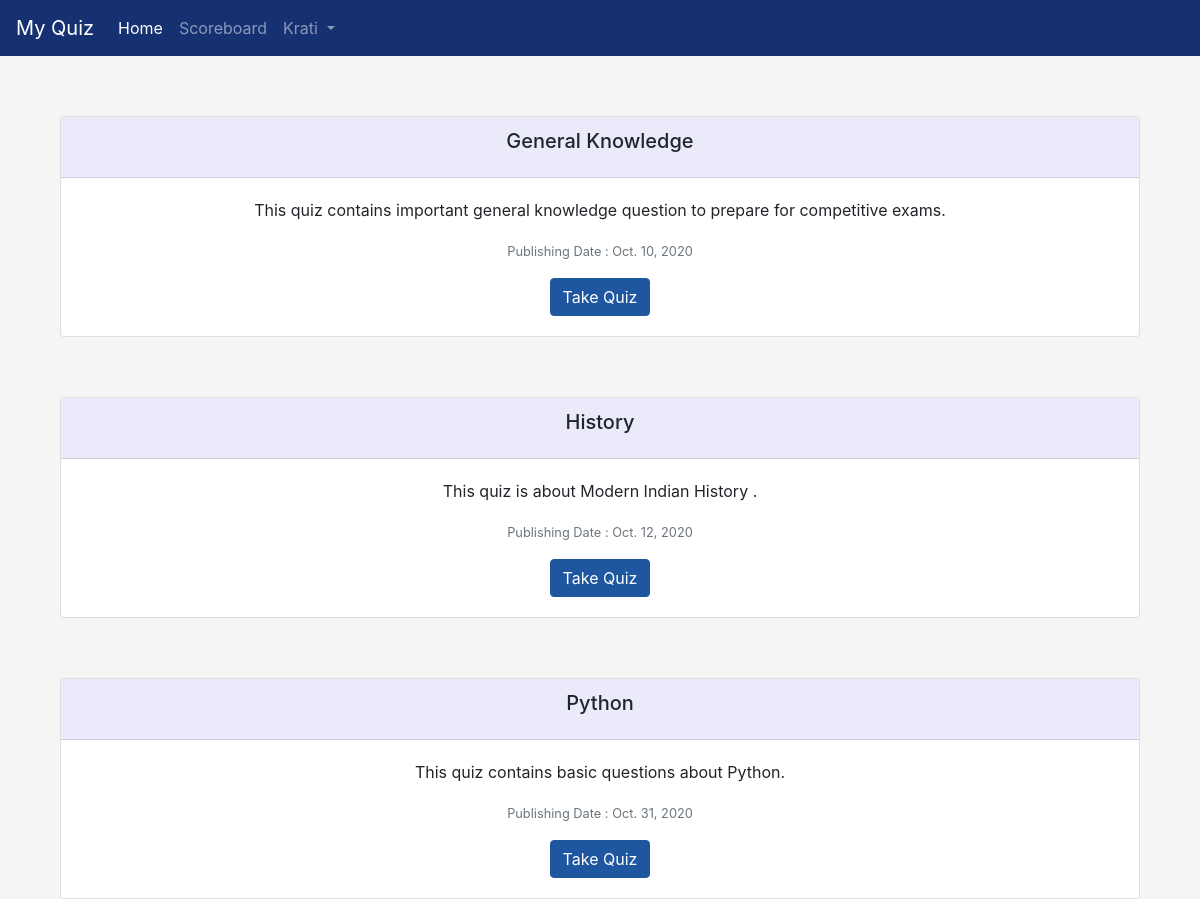
Screenshot of / (signed in) with the database file from the repository.
### quiz/models.py (models this page shows, shortened)
class Quiz(models.Model):
	name = models.CharField(max_length=100,default="")
	description = models.CharField(max_length=100)
	pub_date = models.DateField()
	class Meta:
		verbose_name = "Quizes"

### quiz/views.py (the view)
# urls.py: path('', views.index, name="QuizHome"),
def index(request):
    quizes = Quiz.objects.all()
    params = {'quiz': quizes}
    lst.clear()
    anslist.clear()
    return render(request, 'index.html', params)

### quiz/templates/index.html (shortened to what this page needs)
{% extends 'basic.html' %}
{% block body %}
{% for i in quiz %}
<div class="card text-center ">
    <div class="card-header">
        <h5 class="card-title">{{ i.name }}</h5>
    </div>
    <div class="card-body">
        <p class="card-text">{{ i.description }}</p>
        <p class="card-text"><small class="text-muted">Publishing Date : {{ i.pub_date }}</small></p>
        <a href="quizview/{{ i.id }}">
        <button class="btn btn-primary ">Take Quiz</button></a>
    </div>
</div>
{% endfor %}
{% endblock %}

### quiz/templates/basic.html (shortened to what this page needs)
<!doctype html>
<html lang="en">
<head>
  <link rel="stylesheet" href="https://stackpath.bootstrapcdn.com/bootstrap/4.5.2/css/bootstrap.min.css"
>
  {% load static %}
  <link rel="stylesheet" href="{% static 'style.css'%}">
</head>
<body class="basic">
  <nav class="navbar navbar-expand-lg navbar-dark bg-nav">
    <a class="navbar-brand" href="#">My Quiz</a>
    <div class="collapse navbar-collapse" id="navbarSupportedContent">
      <ul class="navbar-nav mr-auto">
        <li class="nav-item active">
          <a class="nav-link" href="/">Home <span class="sr-only">(current)</span></a>
        </li>
        <li class="nav-item">
          <a class="nav-link" href="/scoreboard">Scoreboard</a>
        </li>
        {% if request.user.is_anonymous %}
        <li class="nav-item">
          <a class="nav-link" href="/login">Login</a>
        </li>
        {% else %}
        <li class="nav-item dropdown">
          <a class="nav-link dropdown-toggle" href="#" id="navbarDropdown" role="button" data-toggle="dropdown"
            aria-haspopup="true" aria-expanded="false">
            {{ request.user }}
          </a>
        </li>
        {% endif %}
      </ul>
    </div>
  </nav>
  {% block body %} {% endblock %}
</body>
</html>

### quiz/static/style.css (style rules this page uses)
.btn-primary { background-color: #1E56A0; border-color: #1E56A0; }
.card-header { background-color: #eaeafa; }
.bg-nav { background-color: #163172; }
.text-center { margin: 60px; }
.basic { display: inline; }
html, body { height: 100%; }
body { display: -ms-flexbox; display: inline; -ms-flex-align: center; align-items: center; padding-top: 40px; padding-bottom: 40px; background-color: #f5f5f5; }

### rows the page displays
Quiz: name "General Knowledge", description "This quiz contains important general knowledge question to prepare for competitive exams.", pub_date "Oct. 10, 2020"
Quiz: name "History", description "This quiz is about Modern Indian History .", pub_date "Oct. 12, 2020"
Quiz: name "Python", description "This quiz contains basic questions about Python.", pub_date "Oct. 31, 2020"

### other values shown
{{ request.user }} "Krati"
